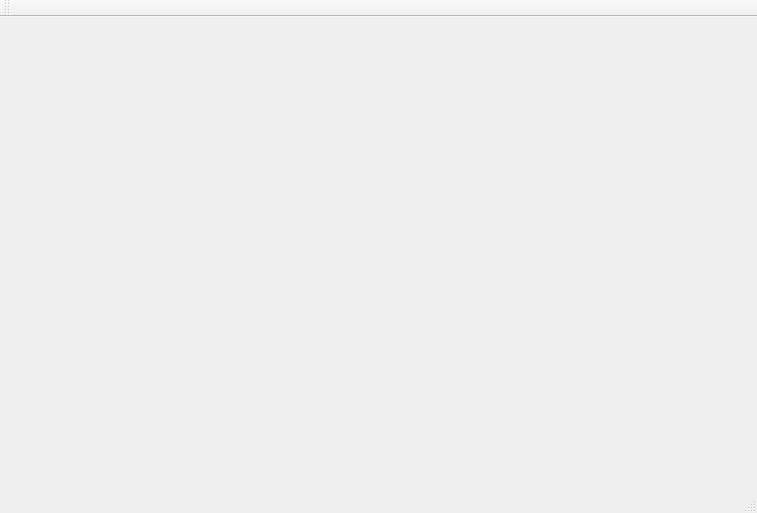
<?xml version="1.0" encoding="UTF-8"?>
<ui version="4.0">
 <class>MainWindow</class>
 <widget class="QMainWindow" name="MainWindow">
  <property name="geometry">
   <rect>
    <x>0</x>
    <y>0</y>
    <width>757</width>
    <height>513</height>
   </rect>
  </property>
  <property name="windowTitle">
   <string>MainWindow</string>
  </property>
  <widget class="QWidget" name="centralWidget"/>
  <widget class="QMenuBar" name="menuBar">
   <property name="geometry">
    <rect>
     <x>0</x>
     <y>0</y>
     <width>757</width>
     <height>26</height>
    </rect>
   </property>
  </widget>
  <widget class="QToolBar" name="mainToolBar">
   <attribute name="toolBarArea">
    <enum>TopToolBarArea</enum>
   </attribute>
   <attribute name="toolBarBreak">
    <bool>false</bool>
   </attribute>
  </widget>
  <widget class="QStatusBar" name="statusBar"/>
 </widget>
 <layoutdefault spacing="6" margin="11"/>
 <resources/>
 <connections/>
</ui>
